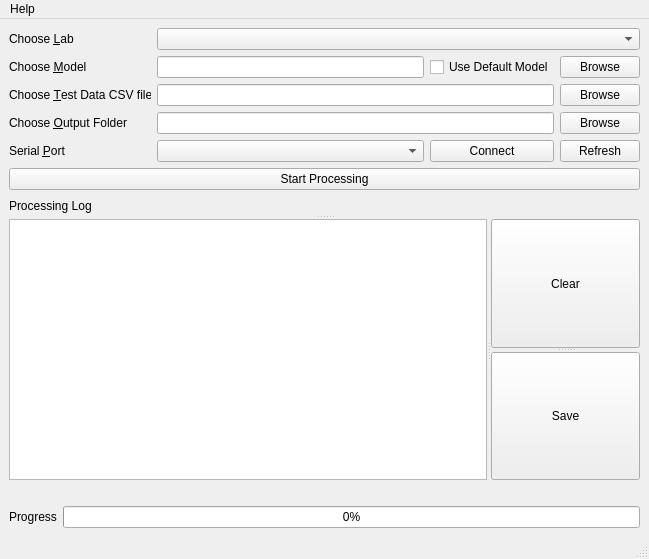
<?xml version="1.0" encoding="UTF-8"?>
<ui version="4.0">
 <class>MainWindow</class>
 <widget class="QMainWindow" name="MainWindow">
  <property name="geometry">
   <rect>
    <x>0</x>
    <y>0</y>
    <width>649</width>
    <height>559</height>
   </rect>
  </property>
  <property name="windowTitle">
   <string>MainWindow</string>
  </property>
  <widget class="QWidget" name="centralwidget">
   <layout class="QVBoxLayout" name="verticalLayout_2">
    <item>
     <layout class="QVBoxLayout" name="verticalLayout">
      <item>
       <layout class="QGridLayout" name="gridLayout">
        <item row="2" column="0">
         <widget class="QLabel" name="chooseInputLabel">
          <property name="enabled">
           <bool>true</bool>
          </property>
          <property name="text">
           <string>Choose &amp;Test Data CSV file</string>
          </property>
          <property name="buddy">
           <cstring>inputLineEdit</cstring>
          </property>
         </widget>
        </item>
        <item row="2" column="1" colspan="2">
         <widget class="QLineEdit" name="inputLineEdit">
          <property name="toolTip">
           <string/>
          </property>
          <property name="whatsThis">
           <string>&lt;html&gt;&lt;head/&gt;&lt;body&gt;&lt;p&gt;Select the CSV file containing the &lt;span style=&quot; font-weight:600;&quot;&gt;Test Data&lt;/span&gt;, the first row of the file should be the header&lt;/p&gt;&lt;/body&gt;&lt;/html&gt;</string>
          </property>
         </widget>
        </item>
        <item row="1" column="0">
         <widget class="QLabel" name="chooseModelLabel">
          <property name="text">
           <string>Choose &amp;Model</string>
          </property>
          <property name="buddy">
           <cstring>modelLineEdit</cstring>
          </property>
         </widget>
        </item>
        <item row="4" column="0">
         <widget class="QLabel" name="chooseSerialPortLabel">
          <property name="text">
           <string>Serial &amp;Port</string>
          </property>
          <property name="buddy">
           <cstring>serialPortComboBox</cstring>
          </property>
         </widget>
        </item>
        <item row="3" column="0">
         <widget class="QLabel" name="chooseOutputFolderLabel">
          <property name="text">
           <string>Choose &amp;Output Folder</string>
          </property>
          <property name="buddy">
           <cstring>outputFolderLineEdit</cstring>
          </property>
         </widget>
        </item>
        <item row="0" column="0">
         <widget class="QLabel" name="chooseLabLabel">
          <property name="text">
           <string>Choose &amp;Lab</string>
          </property>
          <property name="buddy">
           <cstring>labNameComboBox</cstring>
          </property>
         </widget>
        </item>
        <item row="2" column="3">
         <widget class="QPushButton" name="browseInputButton">
          <property name="text">
           <string>Browse</string>
          </property>
         </widget>
        </item>
        <item row="0" column="1" colspan="3">
         <widget class="QComboBox" name="labNameComboBox">
          <property name="enabled">
           <bool>true</bool>
          </property>
          <property name="whatsThis">
           <string>&lt;html&gt;&lt;head/&gt;&lt;body&gt;&lt;p&gt;Select the lab you want to do the processing for. You can also use LabTest to test communication with the Raspberry Pi (RPi)&lt;/p&gt;&lt;/body&gt;&lt;/html&gt;</string>
          </property>
         </widget>
        </item>
        <item row="4" column="1">
         <widget class="QComboBox" name="serialPortComboBox">
          <property name="enabled">
           <bool>true</bool>
          </property>
         </widget>
        </item>
        <item row="4" column="2">
         <widget class="QPushButton" name="connectDisconnectSerialButton">
          <property name="text">
           <string>Connect</string>
          </property>
         </widget>
        </item>
        <item row="3" column="1" colspan="2">
         <widget class="QLineEdit" name="outputFolderLineEdit">
          <property name="enabled">
           <bool>true</bool>
          </property>
          <property name="whatsThis">
           <string>&lt;html&gt;&lt;head/&gt;&lt;body&gt;&lt;p&gt;Select a folder where the output files will be saved&lt;/p&gt;&lt;/body&gt;&lt;/html&gt;</string>
          </property>
         </widget>
        </item>
        <item row="3" column="3">
         <widget class="QPushButton" name="browseOutputButton">
          <property name="text">
           <string>Browse</string>
          </property>
         </widget>
        </item>
        <item row="4" column="3">
         <widget class="QPushButton" name="refreshSerialPortsButton">
          <property name="text">
           <string>Refresh</string>
          </property>
         </widget>
        </item>
        <item row="1" column="1">
         <widget class="QLineEdit" name="modelLineEdit">
          <property name="whatsThis">
           <string>&lt;html&gt;&lt;head/&gt;&lt;body&gt;&lt;p&gt;Select the model that will be used following the instructions in the manual. Note that this application does not check model validity so make sure that the model is compatible with your inputs&lt;/p&gt;&lt;/body&gt;&lt;/html&gt;</string>
          </property>
         </widget>
        </item>
        <item row="1" column="2">
         <widget class="QCheckBox" name="useDefaultModelCheckbox">
          <property name="whatsThis">
           <string>&lt;html&gt;&lt;head/&gt;&lt;body&gt;&lt;p&gt;Each lab has a default model that will be already stored on the Raspberry Pi. You can use the default model to test communicaton issues and confirm the validity of your input files.&lt;/p&gt;&lt;/body&gt;&lt;/html&gt;</string>
          </property>
          <property name="text">
           <string>Use Default Model</string>
          </property>
         </widget>
        </item>
        <item row="1" column="3">
         <widget class="QPushButton" name="browseModelButton">
          <property name="text">
           <string>Browse</string>
          </property>
         </widget>
        </item>
       </layout>
      </item>
      <item>
       <widget class="QPushButton" name="startStopButton">
        <property name="whatsThis">
         <string>&lt;html&gt;&lt;head/&gt;&lt;body&gt;&lt;p&gt;When you click this button, the model will be transferred if you are not using the default model and then each line of your input CSV file will be processed and the prediction (inferece) will be received and added to the output CSV file&lt;/p&gt;&lt;/body&gt;&lt;/html&gt;</string>
        </property>
        <property name="text">
         <string>Start Processing</string>
        </property>
       </widget>
      </item>
     </layout>
    </item>
    <item>
     <widget class="QSplitter" name="logSplitterMajor">
      <property name="sizePolicy">
       <sizepolicy hsizetype="Preferred" vsizetype="Expanding">
        <horstretch>0</horstretch>
        <verstretch>0</verstretch>
       </sizepolicy>
      </property>
      <property name="orientation">
       <enum>Qt::Vertical</enum>
      </property>
      <widget class="QLabel" name="processingLogLabel">
       <property name="text">
        <string>Processing Log</string>
       </property>
      </widget>
      <widget class="QSplitter" name="logSplitter">
       <property name="sizePolicy">
        <sizepolicy hsizetype="Expanding" vsizetype="Preferred">
         <horstretch>0</horstretch>
         <verstretch>0</verstretch>
        </sizepolicy>
       </property>
       <property name="orientation">
        <enum>Qt::Horizontal</enum>
       </property>
       <widget class="QTextBrowser" name="logTextBrowser"/>
       <widget class="QSplitter" name="logButtonsSplitter">
        <property name="orientation">
         <enum>Qt::Vertical</enum>
        </property>
        <widget class="QPushButton" name="clearLogButton">
         <property name="text">
          <string>Clear</string>
         </property>
        </widget>
        <widget class="QPushButton" name="saveLogButton">
         <property name="text">
          <string>Save</string>
         </property>
        </widget>
       </widget>
      </widget>
     </widget>
    </item>
    <item>
     <layout class="QFormLayout" name="progressLayout">
      <item row="1" column="0">
       <widget class="QLabel" name="progressLabel">
        <property name="text">
         <string>Progress</string>
        </property>
       </widget>
      </item>
      <item row="1" column="1">
       <widget class="QProgressBar" name="progressBar">
        <property name="value">
         <number>0</number>
        </property>
       </widget>
      </item>
      <item row="0" column="0" colspan="2">
       <widget class="QLabel" name="lastLogTextLabel">
        <property name="font">
         <font>
          <weight>75</weight>
          <bold>true</bold>
         </font>
        </property>
        <property name="text">
         <string/>
        </property>
       </widget>
      </item>
     </layout>
    </item>
   </layout>
  </widget>
  <widget class="QMenuBar" name="menubar">
   <property name="geometry">
    <rect>
     <x>0</x>
     <y>0</y>
     <width>649</width>
     <height>26</height>
    </rect>
   </property>
   <widget class="QMenu" name="menuHelp">
    <property name="title">
     <string>Help</string>
    </property>
    <addaction name="actionAbout"/>
    <addaction name="actionHelp"/>
   </widget>
   <addaction name="menuHelp"/>
  </widget>
  <widget class="QStatusBar" name="statusbar"/>
  <action name="actionAbout">
   <property name="text">
    <string>About</string>
   </property>
  </action>
  <action name="actionHelp">
   <property name="text">
    <string>Help</string>
   </property>
  </action>
 </widget>
 <tabstops>
  <tabstop>labNameComboBox</tabstop>
  <tabstop>modelLineEdit</tabstop>
  <tabstop>useDefaultModelCheckbox</tabstop>
  <tabstop>browseModelButton</tabstop>
  <tabstop>inputLineEdit</tabstop>
  <tabstop>browseInputButton</tabstop>
  <tabstop>outputFolderLineEdit</tabstop>
  <tabstop>browseOutputButton</tabstop>
  <tabstop>serialPortComboBox</tabstop>
  <tabstop>connectDisconnectSerialButton</tabstop>
  <tabstop>refreshSerialPortsButton</tabstop>
  <tabstop>startStopButton</tabstop>
  <tabstop>clearLogButton</tabstop>
  <tabstop>saveLogButton</tabstop>
  <tabstop>logTextBrowser</tabstop>
 </tabstops>
 <resources/>
 <connections/>
</ui>
